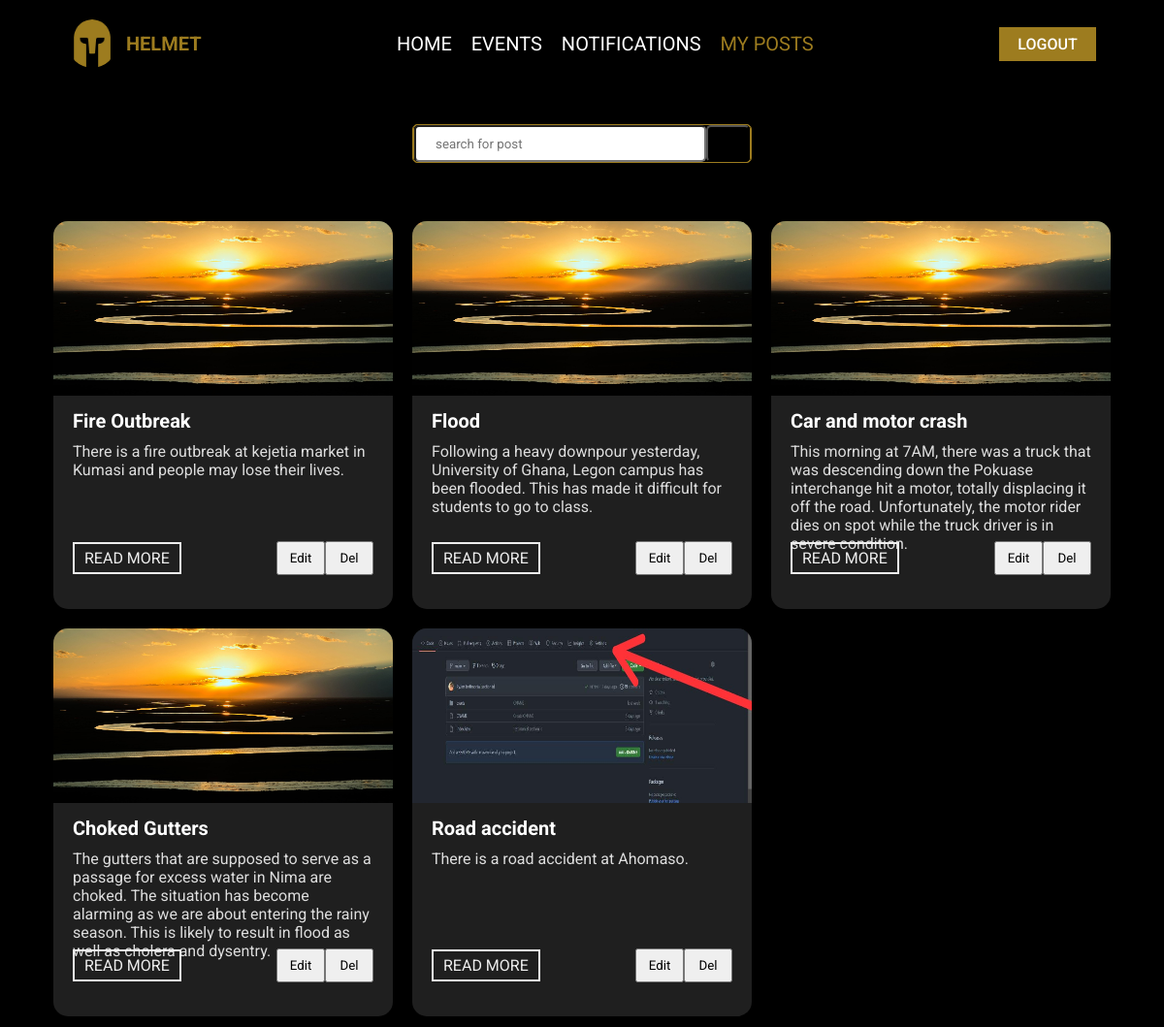
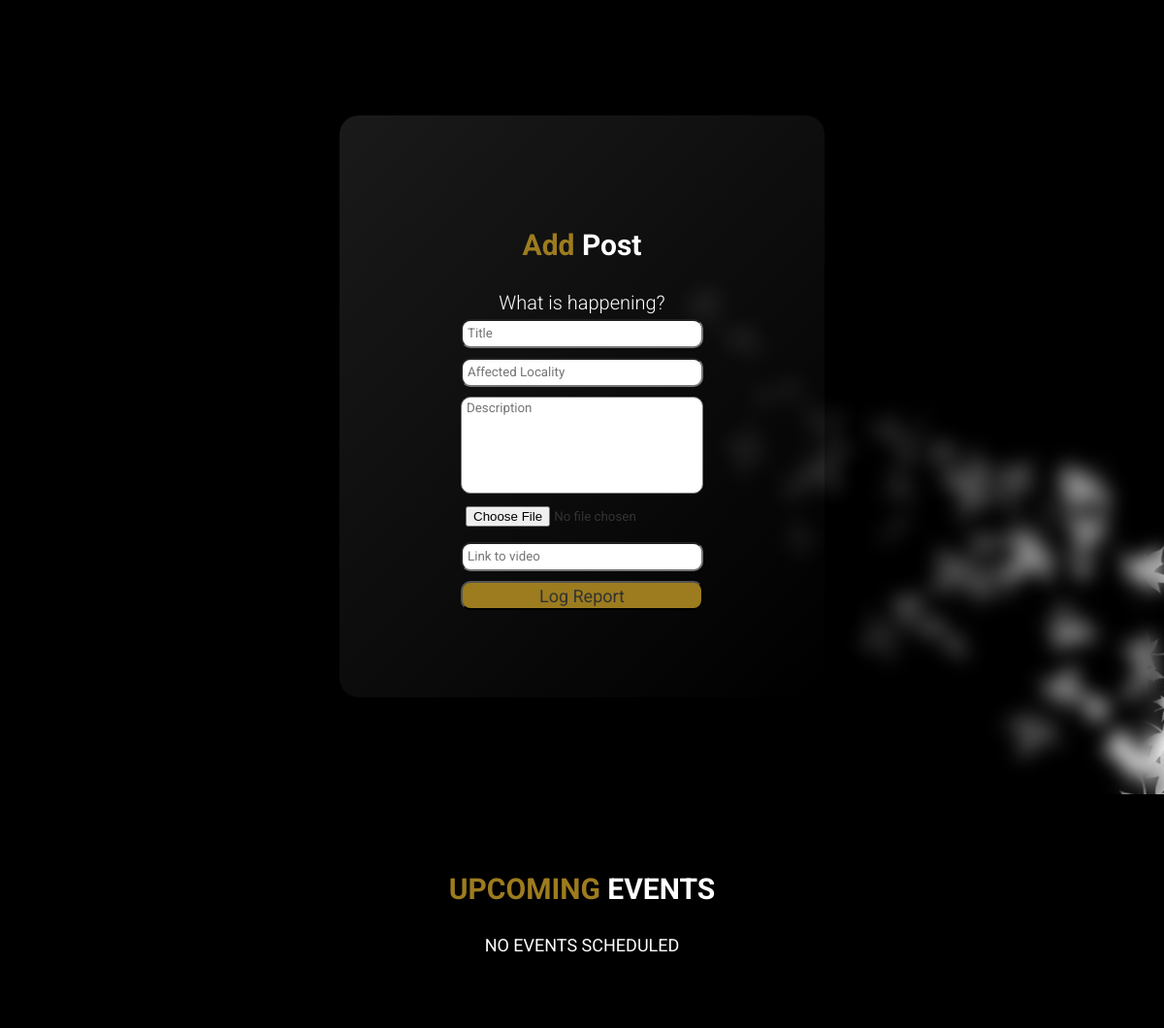
The app's page /Jkessel/report (upper part), older data (2 pictures, top to bottom).
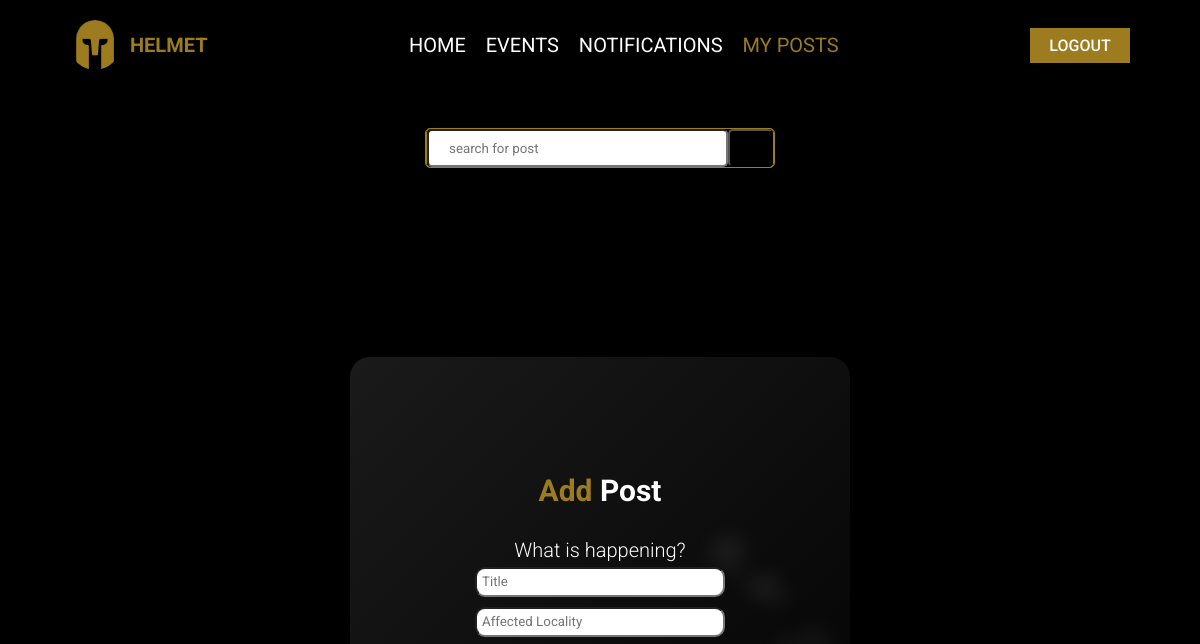
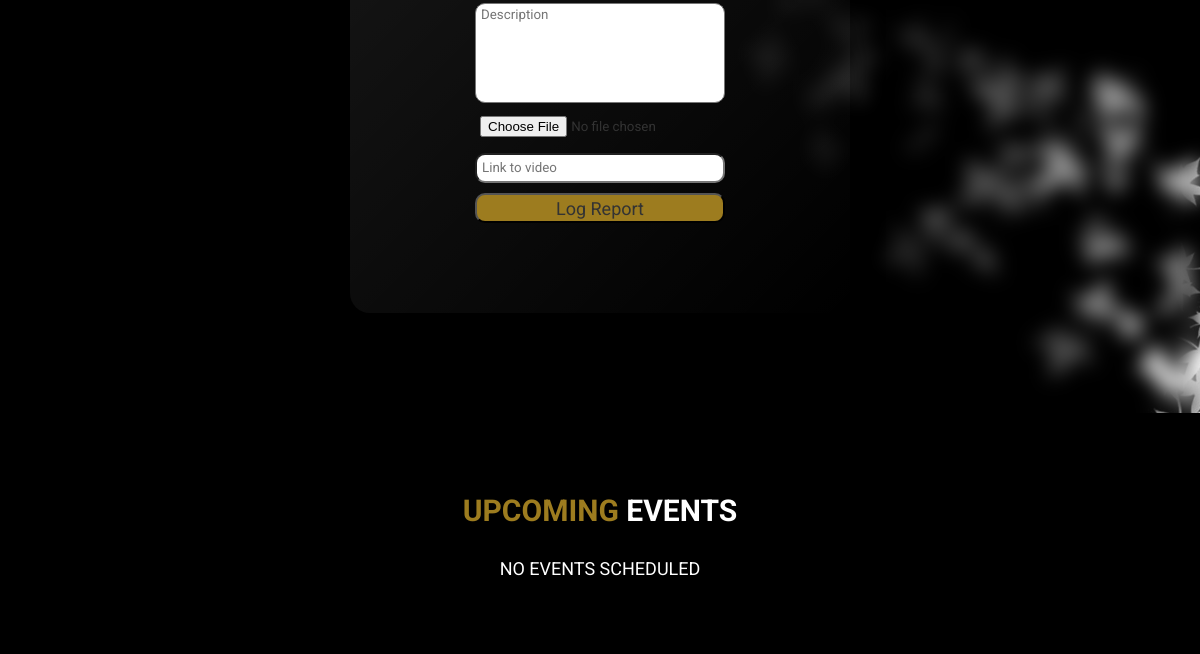
The same page, newer data (2 pictures, top to bottom).
### tables this page shows
CREATE TABLE REPORT(
    id INTEGER PRIMARY KEY AUTOINCREMENT,
    Title TEXT,
    Loc TEXT NOT NULL,
    Des TEXT NOT NULL,
    Img TEXT,
    Vid TEXT,
    Author TEXT NOT NULL
);

### app.py (the view, shortened to what this page needs)
@app.route('/<username>/report', methods=['GET', 'POST'])
def report(username):
    current_datetime = datetime.now().strftime("%Y-%m-%d %H:%M:%S")
    events = allEvents(current_datetime)
    all_reports = get_author_reports(username)
    author = find_author(username)
    if author:
        return render_template('add.html', author=author[0], events=events, reports=all_reports)
    else:
        flash('No such user')
        return redirect('/signup')

### app.py (called while the page is built)
@app.teardown_appcontext
def close_connection(exception):
    db = getattr(g, '_database', None)
    if db is not None:
        db.close()

### helper.py (called while the page is built)
def get_db():
    db = getattr(g, '_database', None)
    if db is None:
        db = g._database = sqlite3.connect(DATABASE_FILE)
        db.row_factory = sqlite3.Row
    return db

def db_query(query, args=(), one=False):
    cur = get_db().execute(query, args)
    rv = cur.fetchall()
    cur.close()
    return (rv[0] if rv else None) if one else rv

### queries.py (called while the page is built)
def find_author(username):
    query = 'SELECT * FROM AUTHORS WHERE Username=?;'
    return db_query(query, [username])

def get_author_reports(username):
    query = f"""SELECT * FROM REPORT WHERE Author = ?;"""
    result = db_query(query, [username])
    return result

def allEvents(date):
    query = """SELECT * FROM EVENTS WHERE Datetime >= ?"""
    result = db_query(query, [date])
    return result

### templates/add.html (shortened to what the changed rows need)
<!DOCTYPE html>
<html lang="en">
<head>
    <link rel="stylesheet" href="/static/css/myposts.css">
</head>
<body>
    <div class="navbar">
        <div class="logo">
            <h1>HELMET</h1>
        </div>
    </div>
    <div id="posts">
        <h2 style="color: #fff;">Here are some latests updates for you</h2>
        <div class="inner">
            {% if not reports %}
                <h4 class="no_result">No result found</h4>
            {% else %}
            {% for report in reports %}
            <div class="post">
                {% if report[4] == '' %}
                    <img src="/static/images/sun1.jpg" alt="">
                {% else %}
                    <img src="/static/images/{{report[4]}}" alt="">
                {% endif %}
                <h3>{{report[1]}}</h3>
                <p>{{report[3]}}</p>
                <h4><span><a href="#">read more</a></span><br>
                    <div class="edit_del">
                        <div class="edit">
                            <form action="{{ url_for("event") }}" method="post">
                                <button type="submit" id="edit-btn">Edit</button>
                            </form>
                        </div>
                        <div class="del">
                            <form action="{{ url_for("del_post") }}" method="post">
                                <button type="submit" id="delete-btn">Del</button>
                            </form>
                        </div>
                    </div>
                </h4>
            </div>
            {% endfor %}
            {% endif %}
        </div>
    </div>
    <div id="create_post">
        <div class="signup-inner">
            <div class="form">
                <h1><span>Add</span> Post</h1>
                <h2>What is happening?</h2>
                </div>
        </div>
    </div>
    <div id="events">
        <div class="events-inner">
            <h2><span>UPCOMING</span> EVENTS</h2>
        </div>
    </div>
</body>
</html>

Row changes from the older to the newer data that the page shows:
removed REPORT: Title "Fire Outbreak", Des "There is a fire outbreak at kejetia market in Kumasi and people may lose their lives."
removed REPORT: Title "Flood", Des "Following a heavy downpour yesterday, University of Ghana, Legon campus has been flooded. This has made it difficult for students to go to class."
removed REPORT: Title "Car and motor crash", Des "This morning at 7AM, there was a truck that was descending down the Pokuase interchange hit a motor, totally displacing it off the road. Unfortunately, the motor rider dies on spot while the truck driver is in severe condition."
removed REPORT: Title "Choked Gutters", Des "The gutters that are supposed to serve as a passage for excess water in Nima are choked. The situation has become alarming as we are about entering the rainy season. This is likely to result in flood as well as cholera and dysentry."
removed REPORT: Img (picture), Title "Road accident", Des "There is a road accident at Ahomaso."
